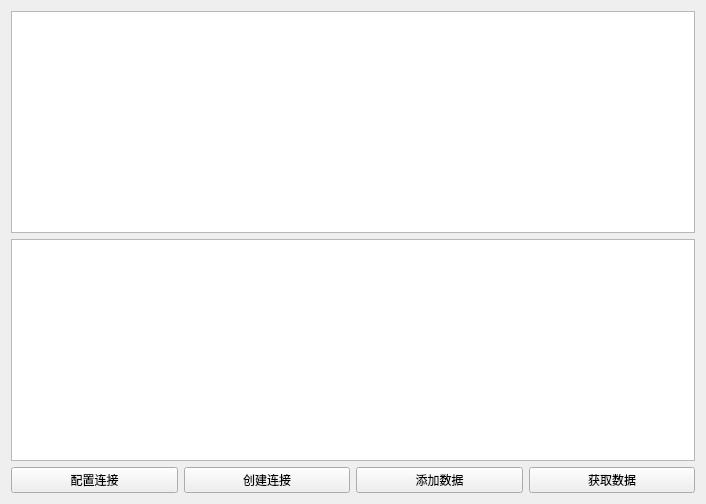
<?xml version="1.0" encoding="UTF-8"?>
<ui version="4.0">
 <class>QtSql</class>
 <widget class="QWidget" name="QtSql">
  <property name="geometry">
   <rect>
    <x>0</x>
    <y>0</y>
    <width>706</width>
    <height>504</height>
   </rect>
  </property>
  <property name="windowTitle">
   <string>Form</string>
  </property>
  <layout class="QVBoxLayout" name="verticalLayout">
   <item>
    <widget class="QTextEdit" name="sqlEdit"/>
   </item>
   <item>
    <widget class="QTextBrowser" name="statusBrowser"/>
   </item>
   <item>
    <layout class="QHBoxLayout" name="horizontalLayout">
     <item>
      <widget class="QPushButton" name="configButton">
       <property name="text">
        <string>配置连接</string>
       </property>
      </widget>
     </item>
     <item>
      <widget class="QPushButton" name="createButton">
       <property name="text">
        <string>创建连接</string>
       </property>
      </widget>
     </item>
     <item>
      <widget class="QPushButton" name="executeButton">
       <property name="text">
        <string>添加数据</string>
       </property>
      </widget>
     </item>
     <item>
      <widget class="QPushButton" name="queryButton">
       <property name="text">
        <string>获取数据</string>
       </property>
      </widget>
     </item>
    </layout>
   </item>
  </layout>
 </widget>
 <resources/>
 <connections/>
</ui>
